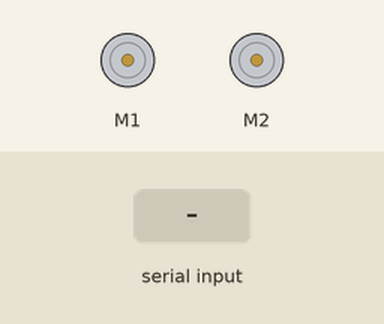
This sketch was run on a simulated Arduino Uno, built with avr-gcc and run on an emulated ATmega328P. On the bench: 2 × DC motor (green arrow = forward, orange = backward, longer = faster). The test bench sets the inputs (shaded band).

Above: at 5.2 s.
5.3 s: "8" received over the second serial link
At 6.7 s:
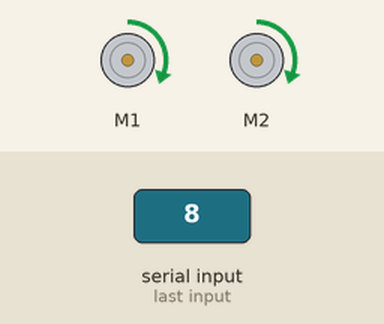
7.0 s: "2" received over the second serial link
At 8.2 s:
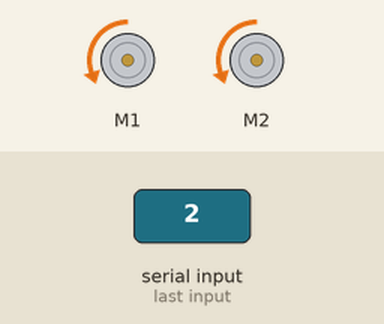
8.7 s: "7" received over the second serial link
At 9.9 s:
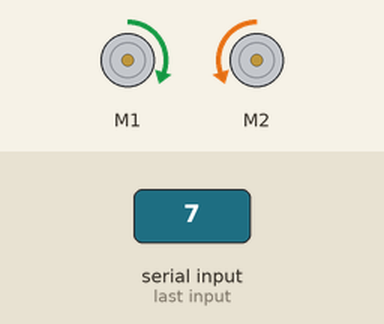
10.4 s: "9" received over the second serial link
At 11.2 s:
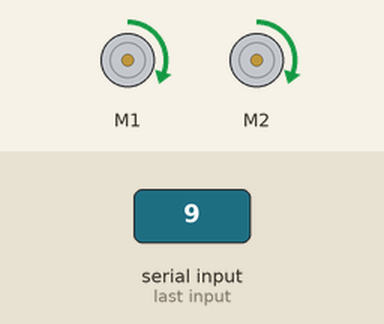
12.1 s: "1" received over the second serial link
At 13.5 s:
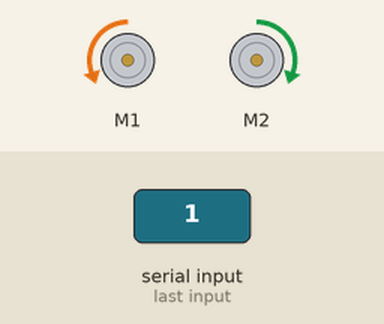
13.8 s: "3" received over the second serial link
At 14.9 s:
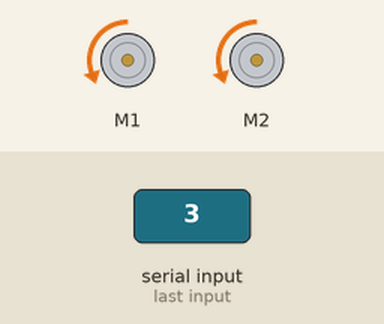
Timing chart, 0 to 16.5 s (numbered marks = the images above; inputs shaded):
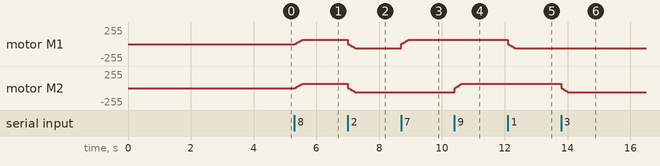

Measured:
- after the input at 5.3 s, motor M1, motor M2: moves from stopped to forward 63/255 over 0.24 s, starting at once
- after the input at 7.0 s, motor M1, motor M2: moves from forward 63/255 to backward 63/255 over 0.24 s, starting at once
- after the input at 8.7 s, motor M1: moves from backward 63/255 to forward 63/255 over 0.22 s, starting at once
- after the input at 10.4 s, motor M2: moves from backward 63/255 to forward 63/255 over 0.22 s, starting at once
- after the input at 12.1 s, motor M1: moves from forward 63/255 to backward 63/255 over 0.22 s, starting at once
- after the input at 13.8 s, motor M2: moves from forward 63/255 to backward 63/255 over 0.22 s, starting at once

The sketch:

batcar.ino
```cpp
/*
 * Zumo
 * Gotronic: https://www.gotronic.fr/art-robot-a-chenilles-zumo-2510-24239.htm
 * Library : Zumo Shield Version: 2.1.0
 *
 * Seeeduino Lotus Card: https://wiki.seeedstudio.com/Seeeduino_Lotus/
 * Gotronic: https://www.gotronic.fr/art-carte-seeeduino-lotus-1-1-102010168-26688.htm
 *
*/

// Motor
#include <Wire.h>
#include <ZumoShield.h>

ZumoMotors motors;


// Bluetooth

#include <SoftwareSerial.h>

#define RxD 6  // Plug the Bluetooth on the D6 pin
#define TxD 7

SoftwareSerial blueToothSerial(RxD,TxD);


void setup() {

    // Init Servo

    motors.setLeftSpeed(0);
    motors.setRightSpeed(0);

    // Bluetooth
    pinMode(RxD, INPUT);
    pinMode(TxD, OUTPUT);
    setupBlueToothConnection();
}

void loop() {

    char recvChar;

    while(1) {

        // Bluetooth
        if (blueToothSerial.available()) {
            recvChar = blueToothSerial.read();
            Serial.print(recvChar);

            if(recvChar == '8') {
                Serial.println("Move forward");
                for (int speed = 0; speed <= 100; speed++){
                    motors.setLeftSpeed(speed);
                    motors.setRightSpeed(speed);
                    delay(2);
                }
            }

            if(recvChar == '2') {
                Serial.println("Move backward");
                for (int speed = 0; speed >= -100; speed--) {
                    motors.setLeftSpeed(speed);
                    motors.setRightSpeed(speed);
                    delay(2);
                }
            }

            if(recvChar == '7') {
                Serial.println("Move backward right");
                for (int speed = 0; speed <= 100; speed++) {
                    motors.setLeftSpeed(speed);

                    delay(2);
                }
            }

            if(recvChar == '9') {
                Serial.println("Move backward left");
                for (int speed = 0; speed <= 100; speed++) {
                    motors.setRightSpeed(speed);
                    delay(2);
                }
            }

            if(recvChar == '1') {
                Serial.println("Move forward left");
                for (int speed = 0; speed >= -100; speed--) {
                    motors.setLeftSpeed(speed);

                    delay(2);
                }
            }

            if(recvChar == '3') {
                Serial.println("Move forward right");
                for (int speed = 0; speed >= -100; speed--) {

                    motors.setRightSpeed(speed);
                    delay(2);
                }
            }

            if(recvChar == '5') {
                Serial.println("Move Stop");

                motors.setLeftSpeed(0);
                motors.setRightSpeed(0);
                delay(2);
            }


        }
    }
    delay(500);
}


void setupBlueToothConnection() {
    Serial.println("setupBlueToothConnection");
    blueToothSerial.begin(38400);
    blueToothSerial.print("\r\n+STWMOD=0\r\n");
    blueToothSerial.print("\r\n+STNA=Batcar\r\n");
    blueToothSerial.print("\r\n+STPIN=6666\r\n");
    blueToothSerial.print("\r\n+STOAUT=1\r\n");
    blueToothSerial.print("\r\n+STAUTO=0\r\n");
    delay(2000);
    blueToothSerial.print("\r\n+INQ=1\r\n");
    Serial.println("The slave bluetooth is inquirable!");
    delay(2000);
    blueToothSerial.flush();
}
```
